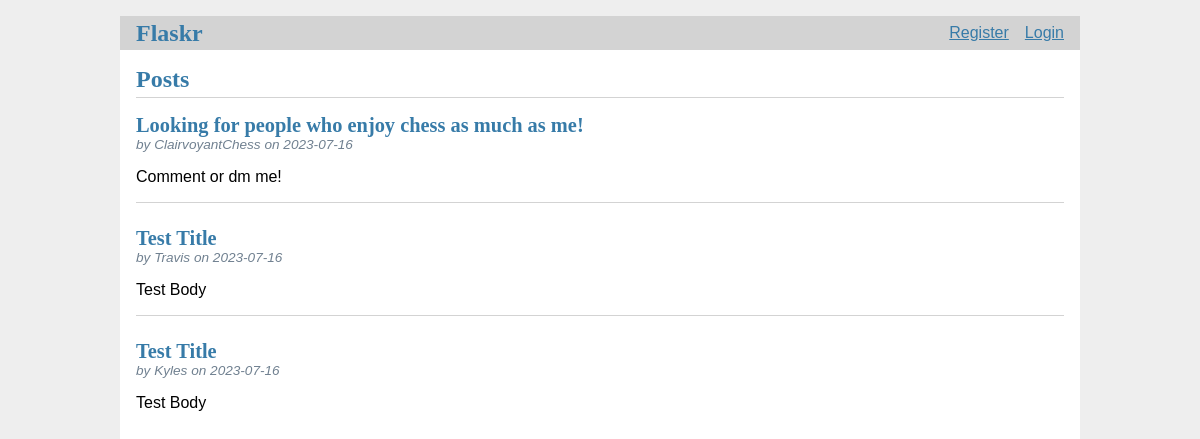
The page / on the database its author committed.
### tables this page shows
CREATE TABLE post (
  id INTEGER PRIMARY KEY AUTOINCREMENT,
  author_id INTEGER NOT NULL,
  created TIMESTAMP NOT NULL DEFAULT CURRENT_TIMESTAMP,
  title TEXT NOT NULL,
  body TEXT NOT NULL,
  FOREIGN KEY (author_id) REFERENCES user (id)
);

CREATE TABLE user (
  id INTEGER PRIMARY KEY AUTOINCREMENT,
  username TEXT UNIQUE NOT NULL,
  password TEXT NOT NULL,
  mode BIT 
);

### flaskr/blog.py (the view)
@bp.route('/')
def index():
    db = get_db()
    posts = db.execute(
        'SELECT p.id, title, body, created, author_id, username'
        ' From post p JOIN user u ON p.author_id = u.id'
        ' ORDER BY created DESC'
    ).fetchall()
    return render_template('blog/index.html', posts=posts)

### flaskr/auth.py (called while the page is built)
@bp.before_app_request
def load_logged_in_user():
    user_id = session.get('user_id')
    if user_id is None:
        g.user = None
    else:
        g.user = get_db().execute(
            'SELECT * FROM user WHERE id = ?', (user_id,)
        ).fetchone()

### flaskr/db.py (called while the page is built)
def get_db():
    if 'db' not in g:
        g.db = sqlite3.connect(
            current_app.config['DATABASE'],
            detect_types=sqlite3.PARSE_DECLTYPES
        )
        g.db.row_factory = sqlite3.Row
    return g.db

### flaskr/templates/blog/index.html (shortened to what this page needs)
{% extends 'base.html' %}
{% block header %}
  <h1>{% block title %}Posts{% endblock %}</h1>
{% endblock %}
{% block content %}
    {% for post in posts %}
        <article class="post">
            <header>
                <div>
                    <h1>{{ post['title'] }}</h1>
                    <div class="about">by {{ post['username'] }} on {{ post['created'].strftime('%Y-%m-%d') }}</div>
                </div>
            </header>
            <p class="body">{{ post['body'] }}</p>
        </article>
        {% if not loop.last %}
        <hr>
        {% endif %}
    {% endfor %}
{% endblock %}

### flaskr/static/styleLight.css (style rules this page uses)
h1, h2, h3, h4, h5, h6 { font-family: serif; color: #377ba8; margin: 1rem 0; }
hr { border: none; border-top: 1px solid lightgray; }
.content > header h1 { flex: auto; margin: 1rem 0 0.25rem 0; }
.post > header { display: flex; align-items: flex-end; font-size: 0.85em; }
.post > header > div:first-of-type { flex: auto; }
.post > header h1 { font-size: 1.5em; margin-bottom: 0; }
.post .about { color: slategray; font-style: italic; }
.post .body { white-space: pre-line; }

### rows shown on the page
post: title "Looking for people who enjoy chess as much as me!", username "ClairvoyantChess", created "2023-07-16", body "Comment or dm me!"
post: title "Test Title", username "Travis", created "2023-07-16", body "Test Body"
post: title "Test Title", username "Kyles", created "2023-07-16", body "Test Body"
